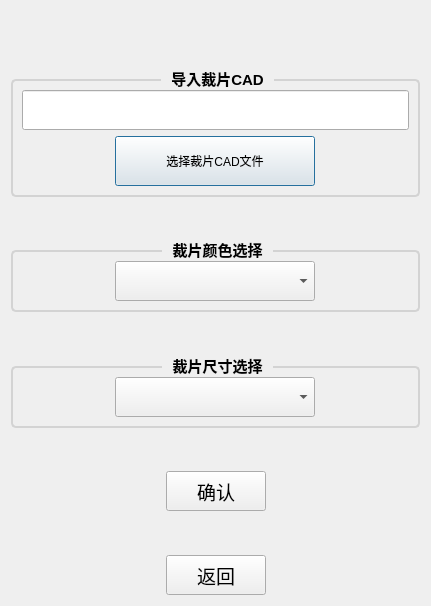
<?xml version="1.0" encoding="UTF-8"?>
<ui version="4.0">
 <class>UserOptDialog</class>
 <widget class="QDialog" name="UserOptDialog">
  <property name="geometry">
   <rect>
    <x>0</x>
    <y>0</y>
    <width>431</width>
    <height>606</height>
   </rect>
  </property>
  <property name="windowTitle">
   <string>UserOptDialog</string>
  </property>
  <layout class="QGridLayout" name="gridLayout">
   <item row="7" column="0" colspan="3">
    <widget class="QGroupBox" name="groupBox_3">
     <property name="sizePolicy">
      <sizepolicy hsizetype="Preferred" vsizetype="Fixed">
       <horstretch>0</horstretch>
       <verstretch>0</verstretch>
      </sizepolicy>
     </property>
     <property name="minimumSize">
      <size>
       <width>0</width>
       <height>0</height>
      </size>
     </property>
     <property name="styleSheet">
      <string notr="true">QGroupBox {
    border: 2px solid lightgray;
    border-radius: 5px;
    margin-top: 10px;
    font: bold 15px;
}

QGroupBox::title {
    subcontrol-origin: margin;
    subcontrol-position: top center;
	padding: -5 8px;
}
</string>
     </property>
     <property name="title">
      <string>裁片尺寸选择</string>
     </property>
     <layout class="QGridLayout" name="gridLayout_4">
      <item row="0" column="0">
       <widget class="QComboBox" name="comboBox_4">
        <property name="sizePolicy">
         <sizepolicy hsizetype="Fixed" vsizetype="Fixed">
          <horstretch>0</horstretch>
          <verstretch>0</verstretch>
         </sizepolicy>
        </property>
        <property name="minimumSize">
         <size>
          <width>200</width>
          <height>40</height>
         </size>
        </property>
       </widget>
      </item>
     </layout>
    </widget>
   </item>
   <item row="4" column="0">
    <spacer name="verticalSpacer_2">
     <property name="orientation">
      <enum>Qt::Vertical</enum>
     </property>
     <property name="sizeHint" stdset="0">
      <size>
       <width>20</width>
       <height>40</height>
      </size>
     </property>
    </spacer>
   </item>
   <item row="3" column="0" colspan="3">
    <widget class="QGroupBox" name="groupBox">
     <property name="minimumSize">
      <size>
       <width>0</width>
       <height>0</height>
      </size>
     </property>
     <property name="styleSheet">
      <string notr="true">QGroupBox {
    border: 2px solid lightgray;
    border-radius: 5px;
    margin-top: 10px;
    font: bold 15px;
}

QGroupBox::title {
    subcontrol-origin: margin;
    subcontrol-position: top center;
	padding: -5 8px;
}
</string>
     </property>
     <property name="title">
      <string>导入裁片CAD</string>
     </property>
     <layout class="QGridLayout" name="gridLayout_2">
      <item row="0" column="0">
       <widget class="QLineEdit" name="lineEdit_2">
        <property name="minimumSize">
         <size>
          <width>0</width>
          <height>40</height>
         </size>
        </property>
        <property name="readOnly">
         <bool>true</bool>
        </property>
       </widget>
      </item>
      <item row="1" column="0">
       <layout class="QHBoxLayout" name="horizontalLayout">
        <property name="spacing">
         <number>0</number>
        </property>
        <item>
         <widget class="WaterZoomButton" name="pushButton_3">
          <property name="sizePolicy">
           <sizepolicy hsizetype="Fixed" vsizetype="Fixed">
            <horstretch>0</horstretch>
            <verstretch>0</verstretch>
           </sizepolicy>
          </property>
          <property name="minimumSize">
           <size>
            <width>200</width>
            <height>50</height>
           </size>
          </property>
          <property name="text">
           <string>选择裁片CAD文件</string>
          </property>
         </widget>
        </item>
       </layout>
      </item>
     </layout>
    </widget>
   </item>
   <item row="6" column="0">
    <spacer name="verticalSpacer_3">
     <property name="orientation">
      <enum>Qt::Vertical</enum>
     </property>
     <property name="sizeHint" stdset="0">
      <size>
       <width>20</width>
       <height>40</height>
      </size>
     </property>
    </spacer>
   </item>
   <item row="10" column="1">
    <spacer name="verticalSpacer_6">
     <property name="orientation">
      <enum>Qt::Vertical</enum>
     </property>
     <property name="sizeHint" stdset="0">
      <size>
       <width>20</width>
       <height>40</height>
      </size>
     </property>
    </spacer>
   </item>
   <item row="2" column="1">
    <spacer name="verticalSpacer">
     <property name="orientation">
      <enum>Qt::Vertical</enum>
     </property>
     <property name="sizeHint" stdset="0">
      <size>
       <width>20</width>
       <height>40</height>
      </size>
     </property>
    </spacer>
   </item>
   <item row="11" column="1">
    <widget class="WaterZoomButton" name="backPushButton">
     <property name="sizePolicy">
      <sizepolicy hsizetype="Fixed" vsizetype="Fixed">
       <horstretch>0</horstretch>
       <verstretch>0</verstretch>
      </sizepolicy>
     </property>
     <property name="minimumSize">
      <size>
       <width>100</width>
       <height>40</height>
      </size>
     </property>
     <property name="font">
      <font>
       <pointsize>14</pointsize>
       <weight>50</weight>
       <bold>false</bold>
      </font>
     </property>
     <property name="text">
      <string>返回</string>
     </property>
    </widget>
   </item>
   <item row="9" column="1">
    <widget class="WaterZoomButton" name="confirmPushButton">
     <property name="sizePolicy">
      <sizepolicy hsizetype="Fixed" vsizetype="Fixed">
       <horstretch>0</horstretch>
       <verstretch>0</verstretch>
      </sizepolicy>
     </property>
     <property name="minimumSize">
      <size>
       <width>100</width>
       <height>40</height>
      </size>
     </property>
     <property name="font">
      <font>
       <pointsize>14</pointsize>
       <weight>50</weight>
       <bold>false</bold>
      </font>
     </property>
     <property name="text">
      <string>确认</string>
     </property>
    </widget>
   </item>
   <item row="1" column="1">
    <widget class="QLabel" name="label">
     <property name="text">
      <string/>
     </property>
    </widget>
   </item>
   <item row="5" column="0" colspan="3">
    <widget class="QGroupBox" name="groupBox_2">
     <property name="minimumSize">
      <size>
       <width>0</width>
       <height>0</height>
      </size>
     </property>
     <property name="styleSheet">
      <string notr="true">QGroupBox {
    border: 2px solid lightgray;
    border-radius: 5px;
    margin-top: 10px;
    font: bold 15px;
}

QGroupBox::title {
    subcontrol-origin: margin;
    subcontrol-position: top center;
	padding: -5 8px;
}
</string>
     </property>
     <property name="title">
      <string>裁片颜色选择</string>
     </property>
     <layout class="QGridLayout" name="gridLayout_3">
      <item row="0" column="0">
       <widget class="QComboBox" name="comboBox_3">
        <property name="sizePolicy">
         <sizepolicy hsizetype="Fixed" vsizetype="Fixed">
          <horstretch>0</horstretch>
          <verstretch>0</verstretch>
         </sizepolicy>
        </property>
        <property name="minimumSize">
         <size>
          <width>200</width>
          <height>40</height>
         </size>
        </property>
       </widget>
      </item>
     </layout>
    </widget>
   </item>
   <item row="8" column="1">
    <spacer name="verticalSpacer_4">
     <property name="orientation">
      <enum>Qt::Vertical</enum>
     </property>
     <property name="sizeHint" stdset="0">
      <size>
       <width>20</width>
       <height>40</height>
      </size>
     </property>
    </spacer>
   </item>
  </layout>
 </widget>
 <customwidgets>
  <customwidget>
   <class>WaterZoomButton</class>
   <extends>QPushButton</extends>
   <header>syt_btn/waterzoombutton.h</header>
  </customwidget>
 </customwidgets>
 <resources/>
 <connections/>
</ui>
